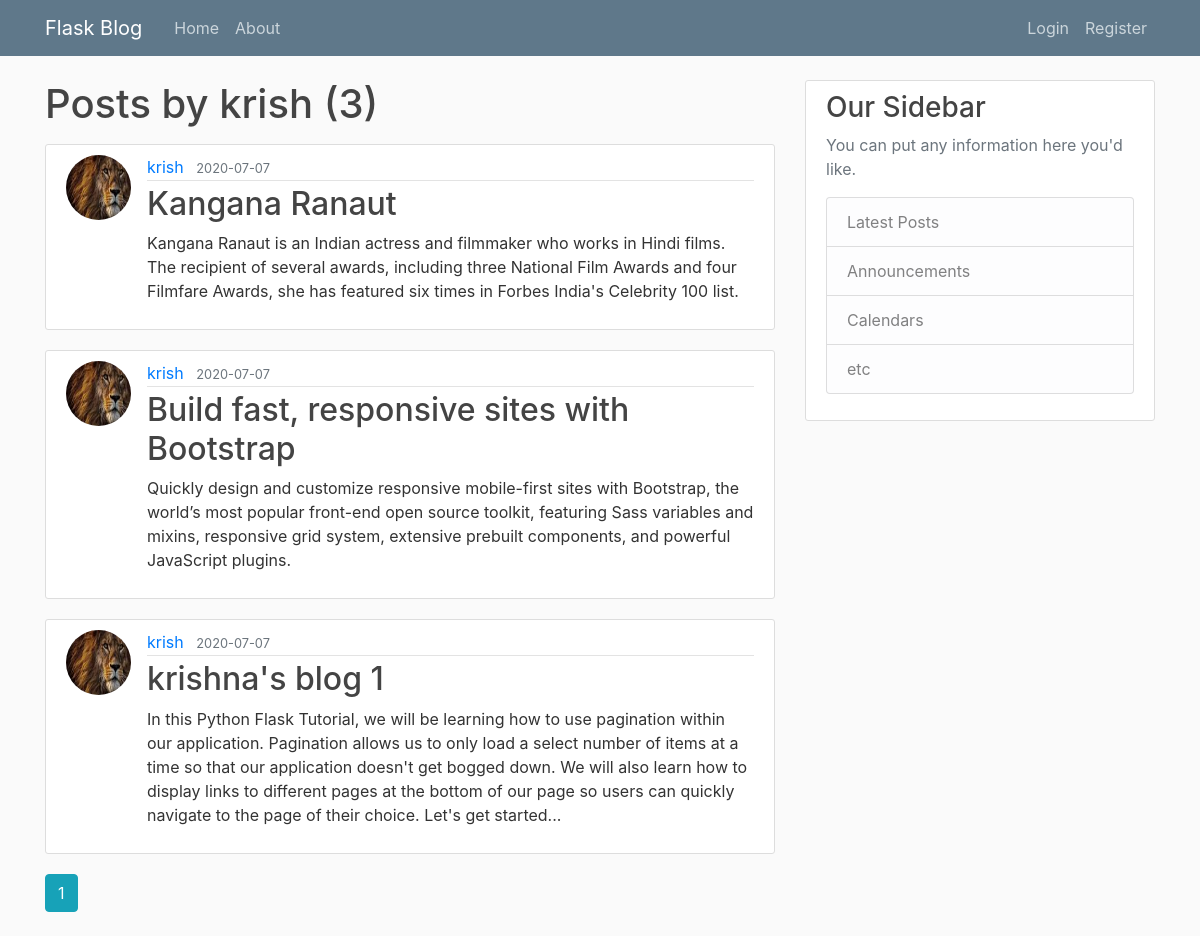
The app's page /user/krish with its own data.
### flaskblog/models.py (models this page shows, shortened)
class User(db.Model, UserMixin):
    id = db.Column(db.Integer, primary_key = True)
    username = db.Column(db.String(20), unique = True, nullable = False)
    email = db.Column(db.String(120), unique = True, nullable = False)
    image_file = db.Column(db.String(20), nullable = False, default = 'default.jpg')
    password = db.Column(db.String(60), nullable = False)
    posts = db.relationship('Post', backref='author', lazy=True)

class Post(db.Model):
    id = db.Column(db.Integer, primary_key = True)
    title = db.Column(db.String(100), nullable = False)
    date_posted = db.Column(db.DateTime, nullable= False, default = datetime.utcnow)
    content = db.Column(db.Text, nullable=False)
    user_id = db.Column(db.Integer, db.ForeignKey('user.id'), nullable=False)

### flaskblog/users/routes.py (the view)
@users.route('/user/<string:username>')
def user_post(username):
    page = request.args.get('page', 1, type=int)
    user = User.query.filter_by(username=username).first_or_404()
    posts = Post.query.filter_by(author=user)\
        .order_by(Post.date_posted.desc())\
        .paginate(page=page, per_page=5)
    return render_template('user_posts.html', posts=posts, user=user)

### flaskblog/templates/user_posts.html
{% extends "layout.html" %}
{% block content %}
    <h1 class="mb-3">Posts by {{ user.username }} ({{ posts.total }}) </h1>
    {% for post in posts.items %}
        <article class="media content-section">
            <img class="rounded-circle article-img" src="{{ url_for('static', filename='profile_pics/' + post.author.image_file) }}" alt="">
            <div class="media-body">
            <div class="article-metadata">
                <a class="mr-2" href="{{ url_for('posts.user_post', username=post.author.username) }}">{{ post.author.username }}</a>
                <small class="text-muted">{{ post.date_posted.strftime('%Y-%m-%d') }}</small>
            </div>
            <h2><a class="article-title" href="{{ url_for('posts.post', post_id = post.id) }}">{{ post.title }}</a></h2>
            <p class="article-content">{{ post.content }}</p>
            </div>
        </article>
    {% endfor %}
    {% for page_num in posts.iter_pages(left_edge=1, right_edge=1, left_current=1, right_current=2) %}
        {% if page_num %}
            {% if posts.page == page_num %}
                <a class="btn btn-info mb-4" href="{{ url_for('posts.user_post', username=user.username ,page=page_num) }}">{{ page_num }}</a>
            {% else %}
                <a class="btn btn-outline-info mb-4" href="{{ url_for('posts.user_post', username=user.username, page=page_num) }}">{{ page_num }}</a>
            {% endif %}
        {% else %}
            ...
        {% endif %}
    {% endfor %}
{% endblock content %}

### flaskblog/static/main.css (style rules this page uses)
body { background: #fafafa; color: #333333; margin-top: 5rem; }
h1, h2, h3, h4, h5, h6 { color: #444444; }
.content-section { background: #ffffff; padding: 10px 20px; border: 1px solid #dddddd; border-radius: 3px; margin-bottom: 20px; }
.article-title { color: #444444; }
.article-content { white-space: pre-line; }
.article-img { height: 65px; width: 65px; margin-right: 16px; }
.article-metadata { padding-bottom: 1px; margin-bottom: 4px; border-bottom: 1px solid #e3e3e3 }

### records on screen
User: username "krish"
Post: image_file (picture), author.username "krish", date_posted "2020-07-07", title "Kangana Ranaut", content "Kangana Ranaut is an Indian actress and filmmaker who works in Hindi films. The recipient of several awards, including three National Film Awards and four Filmfare Awards, she has featured six times in Forbes India's Celebrity 100 list."
Post: image_file (picture), author.username "krish", date_posted "2020-07-07", title "Build fast, responsive sites with Bootstrap", content "Quickly design and customize responsive mobile-first sites with Bootstrap, the world’s most popular front-end open source toolkit, featuring Sass variables and mixins, responsive grid system, extensive prebuilt components, and powerful JavaScript plugins."
Post: image_file (picture), author.username "krish", date_posted "2020-07-07", title "krishna's blog 1", content "In this Python Flask Tutorial, we will be learning how to use pagination within our application. Pagination allows us to only load a select number of items at a time so that our application doesn't get bogged down. We will also learn how to display links to different pages at the bottom of our page so users can quickly navigate to the page of their choice. Let's get started..."

### other values on screen
{{ posts.total }} "3"
{{ page_num }} "1"
